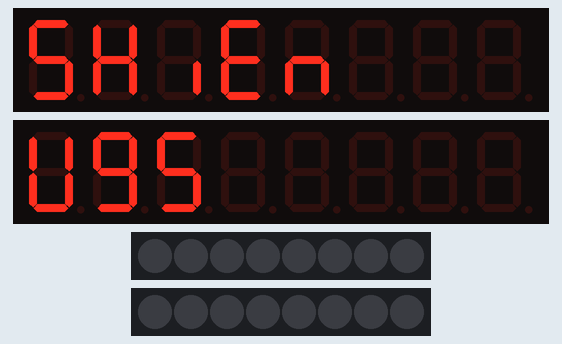
Recording of a sketch running on a simulated Arduino Uno, built with avr-gcc and run on an emulated ATmega328P. Parts: 2 × 8-digit seven-segment display, 2 × 8 RGB LEDs in strip order, left to right.

Above: at 0.1 s.
At 3.1 s:
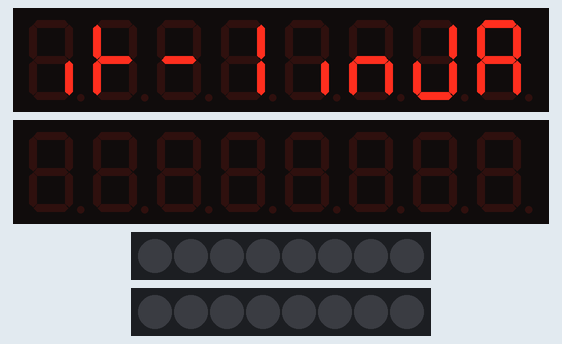
At 9.1 s:
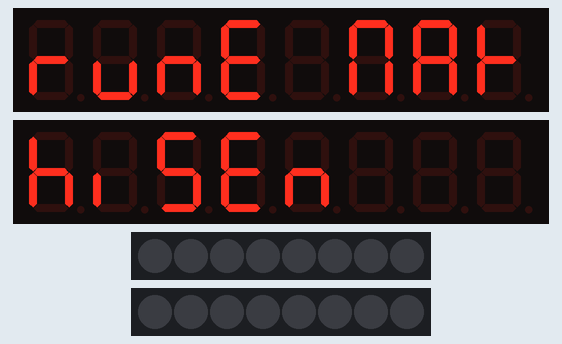
At 18.1 s:
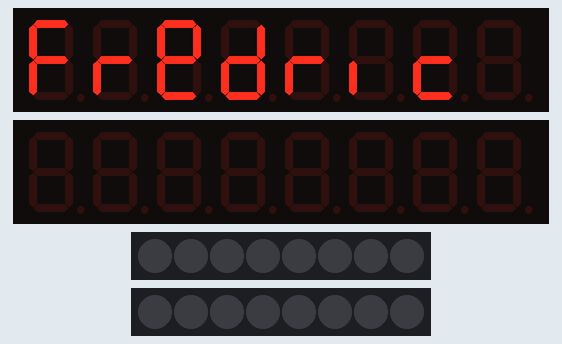
At 27.1 s:
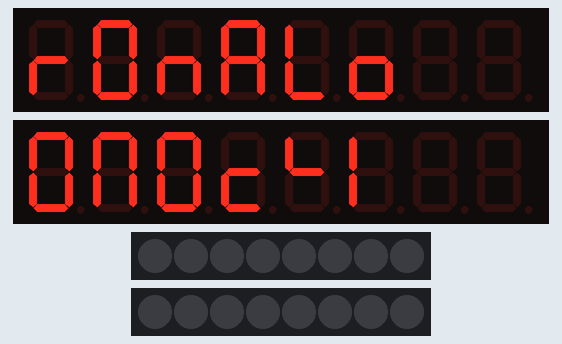
At 36.1 s:
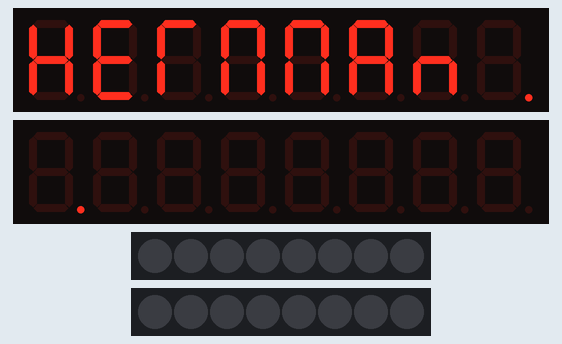

Measured:
- what the display in image 1 shows lasts 3.0 s, from 3.0 s to 6.0 s

The sketch:

seven_segment_classroom_display.ino
```cpp
// (licence header left out)
#include <TM1638.h>

const int TOT_NAMES = 28; // Total number of names/lines to display
const int MODULES = 2; // Number of chained TM1638 modules

TM1638 modules[MODULES] = {
  // TM1638 dataPin, clockPin, strobe
  TM1638(9, 8, 7),
  TM1638(9, 8, 6)
};

// Each name is stored in a sequence of 16 bytes (two TM1638 modules)
byte names[TOT_NAMES][8*MODULES] = {
     {109, 118, 4, 121, 84, 0, 0, 0, 62, 111, 109, 0, 0, 0, 0, 0}, // SKien VgS
     {4, 112, 64, 6, 4, 84, 30, 119, 0, 0, 0, 0, 0, 0, 0, 0}, // it-linJA
     {64, 64, 64, 64, 64, 64, 64, 64, 64, 64, 64, 64, 64, 64, 64, 64}, // ----------------
     {80, 28, 84, 121, 0, 55, 119, 112, 116, 16, 109, 121, 84, 0, 0, 0}, // runE MAthiSEn
     {55, 48, 55, 95, 0, 0, 0, 0, 0, 0, 0, 0, 0, 0, 0, 0}, // Nina
     {119, 84, 84, 16, 80, 0, 0, 0, 0, 0, 0, 0, 0, 0, 0, 0}, // Amir
     {113, 80, 123, 94, 80, 16, 88, 0, 0, 0, 0, 0, 0, 0, 0, 0}, // Fredrik
     {120, 121, 63, 0, 56, 48, 0, 0, 0, 0, 0, 0, 0, 0, 0}, // Teo
     {94, 121, 84, 48, 107, 0, 0, 0, 122, 121, 80, 111, 55, 119, 84, 84}, // Denis
     {80, 63, 84, 119, 56, 92, 0, 0, 63, 55, 63, 88, 96, 48, 0, 0}, // Ronald
     {29, 63, 55, 119, 109, 0, 0, 0, 109, 63, 56, 127, 121, 49, 125, 0}, // Jonas S
     {91, 220, 116, 80, 220, 0, 0, 0, 0, 0, 0, 0, 0, 0, 0, 0}, // zahra
     {118, 121, 49, 55, 55, 119, 84, 128, 128, 0, 0, 0, 0, 0, 0, 0}, // Herman
     {118, 121, 84, 120, 0, 0, 0, 0, 0, 0, 0, 0, 0, 0, 0, 0}, // Kent
     {55, 7, 119, 120, 118, 48, 119, 109, 0, 0, 0, 0, 0, 0, 0, 0}, // Mathias
     {62, 52, 123, 48, 122, 0, 122, 117, 109, 88, 88, 110, 80, 0, 0, 0}, // Ulrik
     {63, 119, 84, 16, 129, 56, 0, 0, 109, 119, 49, 14, 63, 55, 119, 119}, // Daniel
     {109, 28, 56, 121, 110, 55, 119, 84, 0, 0, 109, 121,56,57,28, 118}, // Suleyman
     {109, 48, 125, 62, 121, 0, 0, 0, 84, 119, 121, 109, 109, 0, 0, 0}, // Sigve
     {62, 119, 109, 62, 0, 0, 0, 0, 0, 0, 0, 0, 0, 0, 0, 0}, // VASU
     {118, 119, 119, 112, 92, 84, 0, 212, 62, 62, 48, 84, 124, 121, 80, 125}, // Håkon
     {48, 109, 119, 118, 0, 0, 0, 0, 55, 121, 121, 84, 0, 0, 0, 0}, // Isak
     {62, 48, 56, 56, 48, 119, 55, 0, 56, 48, 119, 0, 0, 0, 0, 0}, // William
     {109, 62, 117, 80, 80, 117, 0, 0, 0, 0, 0, 0, 0, 0, 0, 0}, // Sverre
     {109, 48, 84, 94, 80, 111, 0, 0, 119, 55, 119, 94, 121, 62, 109, 0}, // Sindre Amadeus
     {30, 92, 84, 119, 109, 0, 0, 0, 0, 0, 0, 0, 0, 0, 0, 0}, // Jonas
     {55, 117, 49, 73, 48, 84, 0, 0, 0, 0, 0, 0, 0, 0, 0, 0}, // Martin
     {109, 125, 112, 125, 49, 48, 125, 109, 0, 0, 0, 0, 0, 0, 0, 0} //  Sakarias
};


void setup() {
  // Clear all 7-segment display modules
  for (int i = 0; i < MODULES; i++) {
    modules[i].clearDisplay();
  }
  // Clear all LEDs
  for (int k = 0; k < MODULES; k++) {
    modules[k].setLEDs(0x0);
  }
}

void loop() {
  for (int i = 0; i < TOT_NAMES; i++) {
    // Split the 16 byte name array into two 8 byte arrays
    byte curr_name[MODULES][8];
    for (int j = 0; j < 16; j++) {
      if (j < 8) {
        curr_name[0][j] = names[i][j];
      } else {
        curr_name[1][j-8] = names[i][j];
      }
    }

    // Set all 7-segment display modules
    for (int k = 0; k < MODULES; k++) {
      modules[k].setDisplay(curr_name[k]);
    }

    // Hold the display for x milliseconds before clearing it
    delay(3000);

    // Clear the 7-segment display modules
    for (int k = 0; k < MODULES; k++) {
      modules[k].clearDisplay();
    }
  }
}
```
